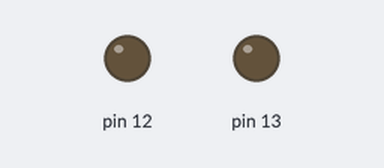
The sketch below on a simulated Arduino Uno, built with avr-gcc and run on an emulated ATmega328P. Shown: output pins drawn as LEDs (lit = HIGH).

Above: at 0.15 s.
At 5.95 s:
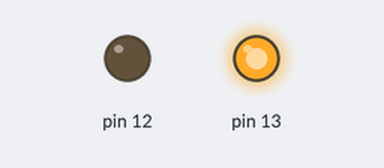
At 16.4 s:
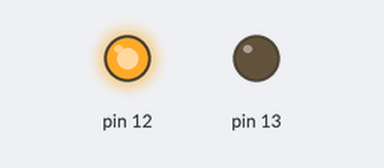
Timing chart, 0 to 21.8 s (numbered marks = the images above):
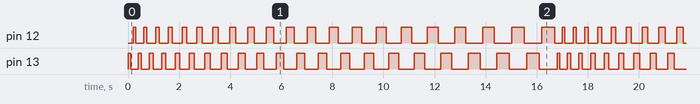

The sketch:

class_or_module1.ino
```cpp
#include "LedDriver.hpp"

LedDriver ledDriver;

uint32_t gDuration = 100;

void setup() {
  ledDriver.setOrangePin(13);
  ledDriver.setGreenPin(12);
  ledDriver.initialize();
}

void loop() {
  ledDriver.flashOrange(gDuration);
  ledDriver.flashGreen(gDuration);
  gDuration += 20;
  if (gDuration > 500) {
    gDuration = 100;
  }
}
```

LedDriver.cpp
```cpp
#include "LedDriver.hpp"

void LedDriver::setOrangePin(uint8_t orangePin)
{
  _orangePin = orangePin;
}

void LedDriver::setGreenPin(uint8_t greenPin)
{
  _greenPin = greenPin;
}

void LedDriver::initialize()
{
  pinMode(_orangePin, OUTPUT);
  pinMode(_greenPin, OUTPUT);
}

void LedDriver::flashOrange(uint32_t duration)
{
  digitalWrite(_orangePin, HIGH);
  delay(duration);
  digitalWrite(_orangePin, LOW);
  delay(100);
}

void LedDriver::flashGreen(uint32_t duration)
{
  digitalWrite(_greenPin, HIGH);
  delay(duration);
  digitalWrite(_greenPin, LOW);
  delay(100);
}
```

LedDriver.hpp
```cpp
#pragma once

#include <Arduino.h>

class LedDriver
{
public:
  void setOrangePin(uint8_t orangePin);
  void setGreenPin(uint8_t greenPin);
  void initialize();
  void flashOrange(uint32_t duration);
  void flashGreen(uint32_t duration);

private:
  uint8_t _orangePin;
  uint8_t _greenPin;
};
```

Measured:
- by itself, pin 12, pin 13: moves between LOW and HIGH, repeating every 16.8 s
- by itself, everything shown: repeats every 16.8 s, in 84 steps
